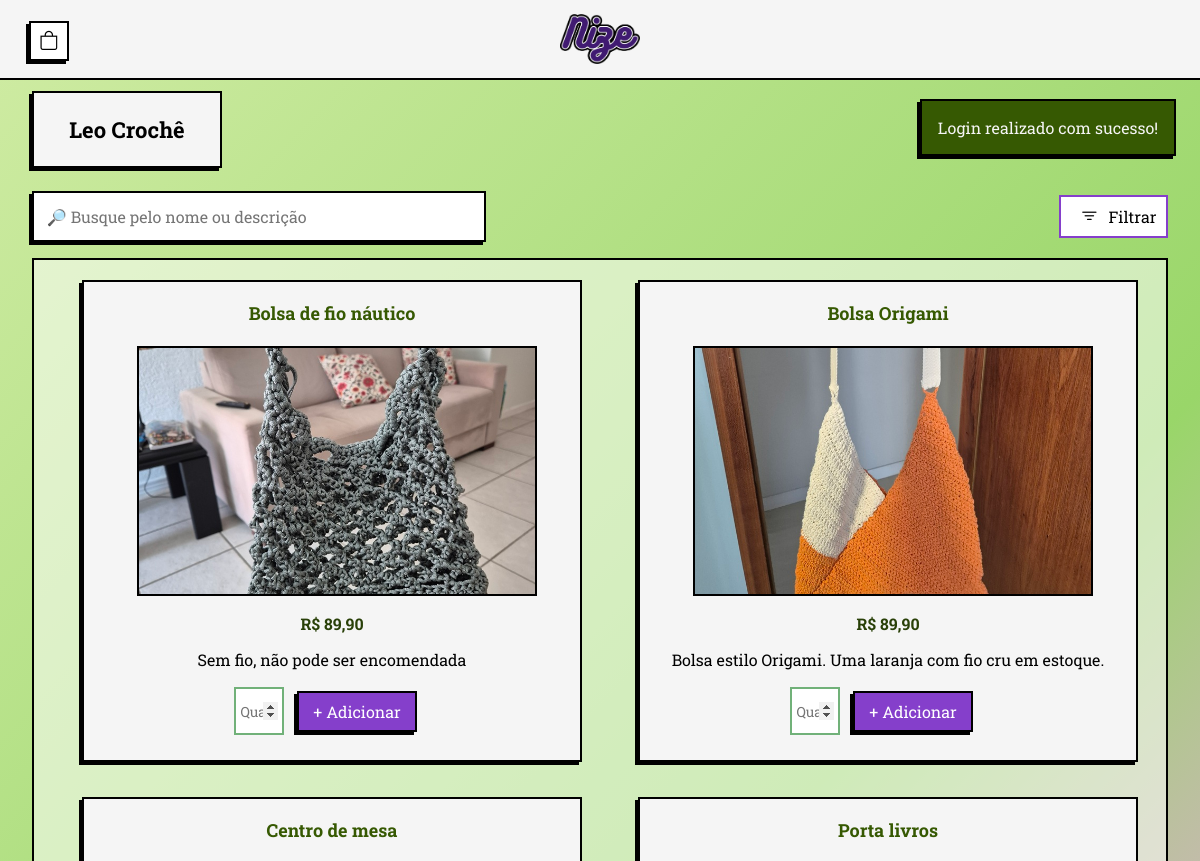
Page /php/view/usuario/view_loja.php?loja=leocroche (signed in, upper part) on the earlier database version.
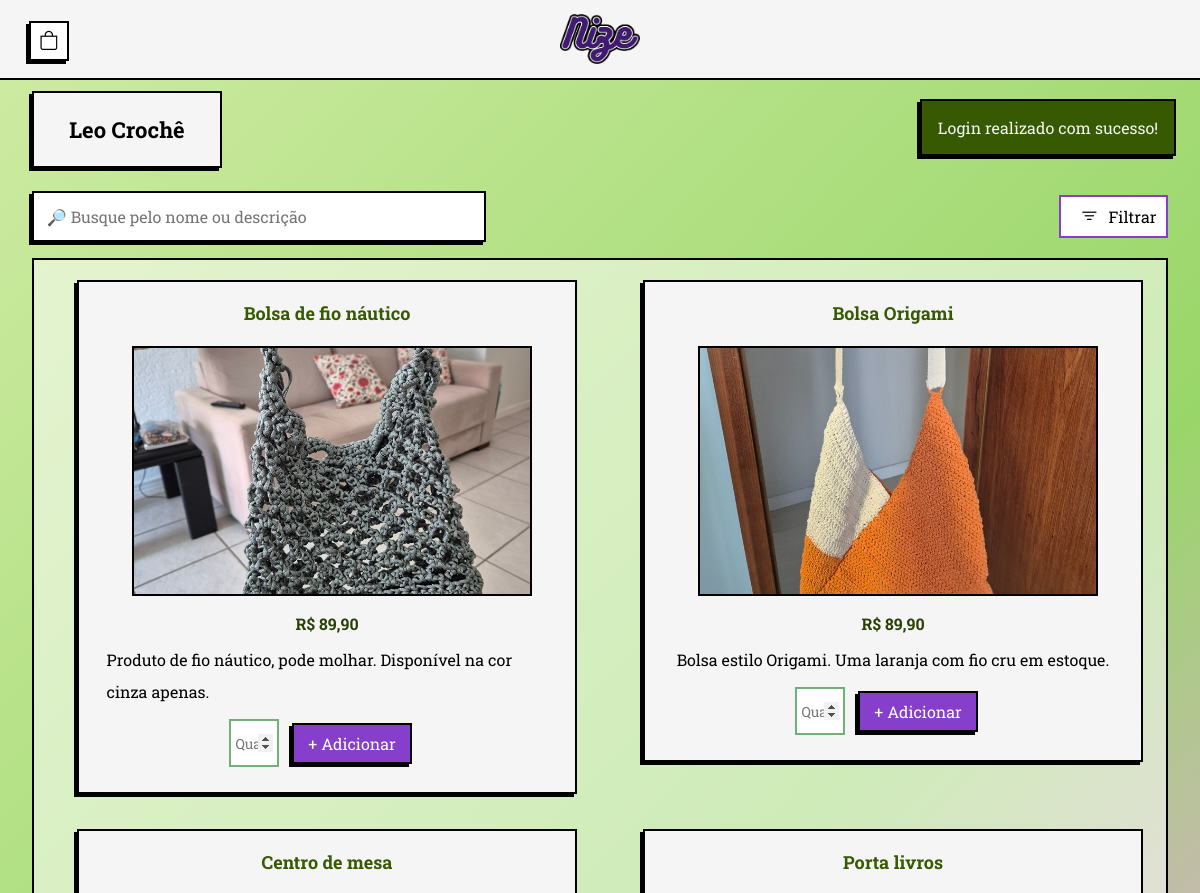
Same page on the later database version.
### tables this page shows
CREATE TABLE produtos (
            id_produto INTEGER PRIMARY KEY AUTOINCREMENT NOT NULL,
            id_usuario INTEGER NOT NULL,
            nome TEXT NOT NULL,
            valor_unitario REAL NOT NULL,
            quantidade INTEGER NULL,
            imagem TEXT NULL,
            aceita_encomenda INTEGER NULL,
            descricao TEXT NULL,
            valor_custo REAL NULL,
            aceita_visualizacao INTEGER NULL,
            created_at TIMESTAMP NOT NULL DEFAULT CURRENT_TIMESTAMP, comentario,
            FOREIGN KEY (id_usuario) REFERENCES usuario (id_usuario)
    );

### php/persistence/conexaoBanco.class.php (called while the page is built, shortened)
<?php
class ConexaoBanco extends PDO {
    private static $instancia = null;
    public static function getInstancia() {
        if (!isset(self::$instancia)) {
            try {
                $caminhoBanco = __DIR__ . '/nize_database.db';
                $dsn = "sqlite:" . $caminhoBanco;
                self::$instancia = new ConexaoBanco($dsn, null, null);
                self::$instancia->setAttribute(PDO::ATTR_ERRMODE, PDO::ERRMODE_EXCEPTION);
                self::$instancia->setAttribute(PDO::ATTR_DEFAULT_FETCH_MODE, PDO::FETCH_ASSOC);
            } catch (PDOException $e) {
                $msg_erro = urlencode("Erro ao conectar com o banco SQLite: " . $e->getMessage());
                header("location:../view/general/erro.php?msg=" . $msg_erro);
                exit;
            }
        }
        return self::$instancia;
    }
}

### php/dao/usuariodao.class.php (called while the page is built, shortened)
<?php
require_once __DIR__ . '/../persistence/conexaoBanco.class.php';
class UsuarioDAO
{
    private $conexao;
    public function __construct()
    {
        $this->conexao = ConexaoBanco::getInstancia();
    }
    public function buscarId(string $nome_visualizacao)
    {
        try {
            $sql = $this->conexao->prepare("SELECT id_usuario FROM usuario WHERE nome_visualizacao = :nome_visualizacao");
            $sql->bindVAlue(":nome_visualizacao", $nome_visualizacao);
            $sql->execute();
            return $sql->fetchColumn();
        } catch (PDOException $e) {
            echo "Erro ao buscar.";
            exit;
        }
    }
    public function buscarAceitaView($id_usuario)
    {
        try {
            $sql = $this->conexao->prepare("SELECT aceita_visualizacao FROM usuario WHERE id_usuario = ?");
            $sql->execute([$id_usuario]);
            return $sql->fetch(PDO::FETCH_ASSOC);
        } catch (PDOException $e) {
            echo "Erro ao buscar.";
            exit;
        }
    }
    public function buscarNomeLoja($id_usuario)
    {
        try {
            $sql = $this->conexao->prepare("SELECT nome_loja FROM usuario WHERE id_usuario = ?");
            $sql->execute([$id_usuario]);
            return $sql->fetch(PDO::FETCH_ASSOC);
        } catch (PDOException $e) {
            echo "Erro ao buscar.";
            exit;
        }
    }
}

### php/dao/produtodao.class.php (called while the page is built, shortened)
<?php
require_once __DIR__ . '/../persistence/conexaoBanco.class.php';
class ProdutoDAO{
    private $conexao;
    public function __construct() {
        $this-> conexao = ConexaoBanco::getInstancia();
    }
    public function listarTodosProdutosAbertos($id_usuario) : array {
        try{
            $sql = $this->conexao->prepare("SELECT * FROM produtos WHERE id_usuario = :id_usuario AND aceita_visualizacao = 1 ORDER BY nome COLLATE NOCASE ASC");
            $sql->bindValue(":id_usuario", $id_usuario);
            $sql->execute();
            return $sql->fetchAll(PDO::FETCH_ASSOC);
        } catch (Exception $e){
            $_SESSION['msg'] = "Erro ao listar produtos";
            header("location:../view/produtos/visualizacao_produtos.php");
            exit;
        }
    }
}

### php/view/usuario/view_loja.php (the view, shortened to what the changed rows need)
<?php
require_once '../../dao/produtodao.class.php';
require_once '../../dao/usuariodao.class.php';
$nome_visualizacao = trim($_GET['loja']);
$produtoDAO = new ProdutoDAO();
$usuarioDAO = new UsuarioDAO();
$id_usuario = (int)$usuarioDAO->buscarId($nome_visualizacao);
$dadosView = $usuarioDAO->buscarAceitaView($id_usuario);
$aceita_visualizacao = $dadosView['aceita_visualizacao'];
$dadosNomeLoja = $usuarioDAO->buscarNomeLoja($id_usuario);
$nome_loja = $dadosNomeLoja['nome_loja'];
$lista = $produtoDAO->listarTodosProdutosAbertos($id_usuario);
?>
<!DOCTYPE html>
<html lang="pt-br" class="html-loja">
<head>
    <link rel="stylesheet" href="../../../css/normalize.css">
    <link rel="stylesheet" href="../../../css/query.css">
    <link rel="stylesheet" href="../../../css/style.css">
    <link rel="stylesheet" href="../../../css/sidebar.css">
    <link rel="stylesheet" href="https://cdn.jsdelivr.net/npm/bootstrap-icons@1.13.1/font/bootstrap-icons.min.css">
</head>
<body>
    <main class='conteudo-pagina conteudo-loja'>
        <div class="internal-nav">
            <?php
            if ($aceita_visualizacao === 1): ?>
                <h1 class="nome-loja"><?php echo $nome_loja; ?></h1>
        </div>
    <?php endif; ?>
    <div class="lista-produtos lista-produtos-loja">
        <?php if (!empty($lista) && $aceita_visualizacao === 1): ?>
            <?php foreach ($lista as $item): ?>
                <div class="product-view product-view-loja">
                    <div class="texto-produto">
                        <h2><strong><?php echo htmlspecialchars(mb_convert_encoding($item['nome'], "UTF-8", "AUTO")); ?></strong></h2>
                        <?php if ($item['imagem']) {
                            echo "<img src='../../persistence/uploads/" . htmlspecialchars($item['imagem']) . "' alt='imagem do produto' class='img-produtos'>";
                        } else {
                            echo "<img src='#' alt='Produto sem imagem' class='img-produtos sem-imagem'>";
                        } ?>
                        <?php if ($item['valor_unitario']) {
                            $valor_unitario = "R$ " . number_format($item['valor_unitario'], 2, ',', '.');
                        } else {
                            $valor_unitario = "Não informado";
                        } ?>
                        <p class="p-valor"><strong><?php echo $valor_unitario ?></strong></p>
                    </div>
                    <p class="p-descricao"><?php echo htmlspecialchars($item['descricao']) ?></p>
                    <div class="product-img-btn">
                        <form action="../../controller/pedidoControle.php" method="get" class="product-btns">
                            <input type="number"  step="1" min="0" onkeydown="return ['Backspace', 'Delete', 'ArrowLeft', 'ArrowRight'].includes(event.key) || !isNaN(Number(event.key))"
                            name="quantidadeVendida" id="quantidadeVendida" class="input-pedido" maxlength="3" placeholder="Quantidade" autocomplete="off">
                            <input type="submit" class="btn-add" value="+ Adicionar">
                        </form>
                    </div>
                </div>
            <?php endforeach; ?>
        <?php else: echo "Nenhum produto cadastrado." ?>
        <?php endif; ?>
    </div>
    </main>
</body>
</html>

Differences in the rows shown:
changed produtos "Bolsa de fio náutico": descricao "Sem fio, não pode ser encomendada" → "Produto de fio náutico, pode molhar. Disponível na cor cinza apenas."
